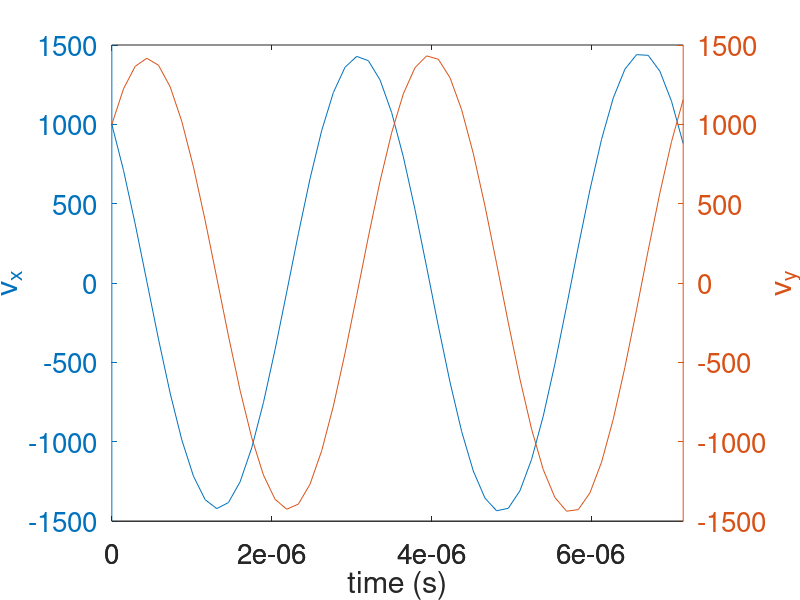
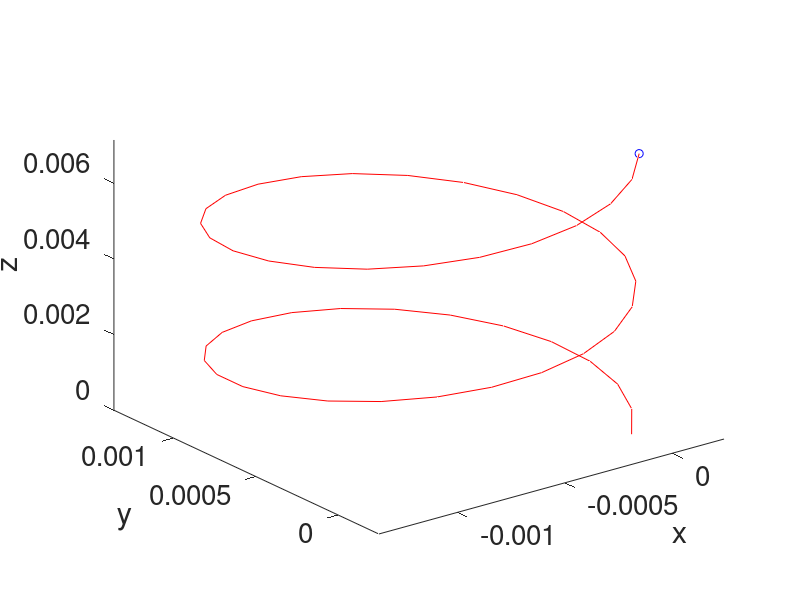

Write the MATLAB code that produced these figures, in order.
%% RK2 and systems of equations, oscillating charge example
% charged particle moving in the x-y direction in a magnetic field which
% has only a z-component...
%
% m dv/dt = q v x B 
% (ma = F)
%
% v = (vx,vy); B=(0,0,B);
%
% Resulting in the following system of equations:
%    m dvx/dt = q vy B
%    m dvy/dt = -q vx B

q=-1.6e-19;
m=9.1e-31;
B=10000e-9;
omega=q*B/m;    %frequency of oscillation (can be shown via solution by hand gives a SHO)
tmin=0;
tmax=2*2*pi/abs(omega);    % follow particle for two oscillation periods
t=linspace(tmin,tmax,50);
dt=t(2)-t(1);
lt=numel(t);

vx=zeros(1,lt);
vy=zeros(1,lt);
vx(1)=1e3;     % vx initial conditions
vy(1)=1e3;     % vy initial conditions
% Loop for applying RK2 to a system of two equations
for n=2:lt
    %step x and y components together, this is the half update
    vxhalf=vx(n-1)+dt/2*(omega*vy(n-1));
    vyhalf=vy(n-1)-dt/2*(omega*vx(n-1));
    
    %now the full update
    vx(n)=vx(n-1)+dt*(omega*vyhalf);
    vy(n)=vy(n-1)-dt*(omega*vxhalf);    
end %for
figure(1);
ax=plotyy(t,vx,t,vy);
set(ax(1),'FontSize',20);
set(ax(2),'FontSize',20);
xlabel('time (s)');
ylabel(ax(1),'v_x');
ylabel(ax(2),'v_y');


%Integrate velocity to get position as a fn. of time, this assumes that the
%particle is initially at x,y = (0,0)
x=cumtrapz(t,vx);    %Matlab built-in for accumulating an integral value
y=cumtrapz(t,vy);
vz=1e3;
z=vz*t;

%comet plot demo
figure(2);
comet3(x,y,z)
set(gca,'FontSize',20);
xlabel('x');
ylabel('y');
zlabel('z');